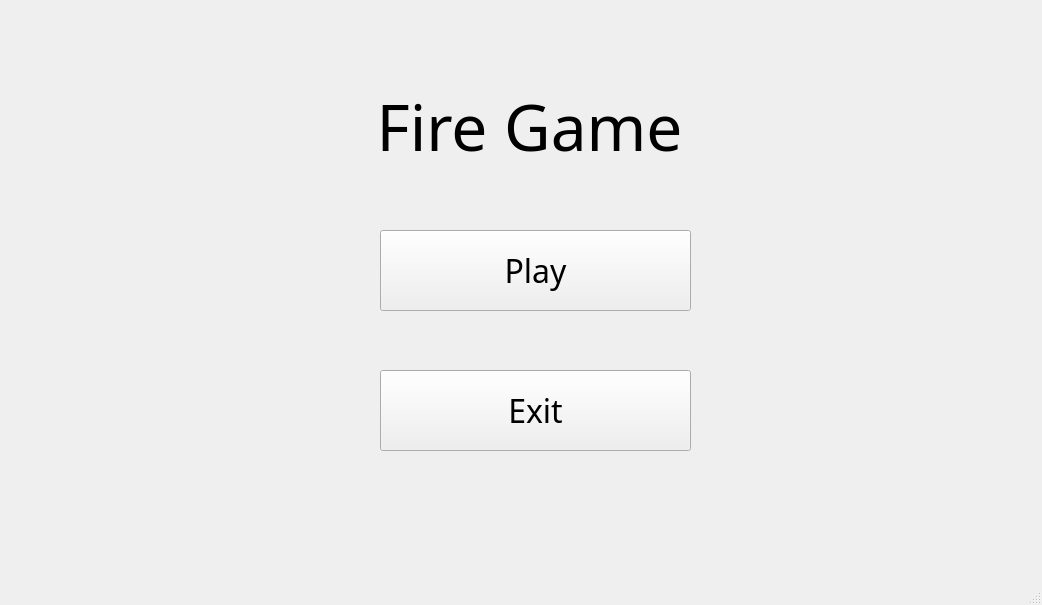
<?xml version="1.0" encoding="UTF-8"?>
<ui version="4.0">
 <class>MainWindow</class>
 <widget class="QMainWindow" name="MainWindow">
  <property name="geometry">
   <rect>
    <x>0</x>
    <y>0</y>
    <width>1042</width>
    <height>605</height>
   </rect>
  </property>
  <property name="windowTitle">
   <string>MainWindow</string>
  </property>
  <widget class="QWidget" name="centralwidget">
   <widget class="QPushButton" name="play">
    <property name="geometry">
     <rect>
      <x>380</x>
      <y>230</y>
      <width>311</width>
      <height>81</height>
     </rect>
    </property>
    <property name="font">
     <font>
      <family>Monotype Corsiva</family>
      <pointsize>24</pointsize>
     </font>
    </property>
    <property name="text">
     <string>Play</string>
    </property>
   </widget>
   <widget class="QPushButton" name="exit">
    <property name="geometry">
     <rect>
      <x>380</x>
      <y>370</y>
      <width>311</width>
      <height>81</height>
     </rect>
    </property>
    <property name="font">
     <font>
      <family>Monotype Corsiva</family>
      <pointsize>24</pointsize>
     </font>
    </property>
    <property name="text">
     <string>Exit</string>
    </property>
   </widget>
   <widget class="QLabel" name="label">
    <property name="geometry">
     <rect>
      <x>360</x>
      <y>80</y>
      <width>401</width>
      <height>91</height>
     </rect>
    </property>
    <property name="font">
     <font>
      <family>Monotype Corsiva</family>
      <pointsize>48</pointsize>
     </font>
    </property>
    <property name="text">
     <string> Fire Game</string>
    </property>
   </widget>
   <widget class="QLabel" name="label_2">
    <property name="geometry">
     <rect>
      <x>0</x>
      <y>-30</y>
      <width>1041</width>
      <height>611</height>
     </rect>
    </property>
    <property name="font">
     <font>
      <family>ISOCT_IV50</family>
     </font>
    </property>
    <property name="toolTipDuration">
     <number>17</number>
    </property>
    <property name="whatsThis">
     <string>.jpeg
</string>
    </property>
    <property name="text">
     <string/>
    </property>
   </widget>
   <zorder>label_2</zorder>
   <zorder>play</zorder>
   <zorder>exit</zorder>
   <zorder>label</zorder>
  </widget>
  <widget class="QMenuBar" name="menubar">
   <property name="geometry">
    <rect>
     <x>0</x>
     <y>0</y>
     <width>1042</width>
     <height>25</height>
    </rect>
   </property>
  </widget>
  <widget class="QStatusBar" name="statusbar"/>
 </widget>
 <resources/>
 <connections/>
</ui>
